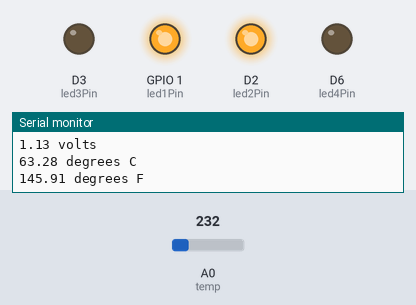
This sketch was run on a simulated ESP8266 (NodeMCU). Shown: output pins drawn as LEDs (lit = HIGH), the last lines printed to the serial monitor. The test bench sets the inputs (shaded band); at power-on: A0 (temp) = 232.

Above: at 3.1 s.
3.2 s: A0 (temp) set to 212
5.9 s: A0 (temp) set to 193
At 7.2 s:
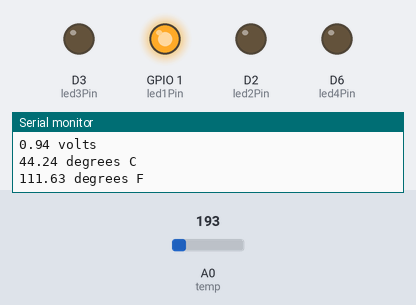
8.6 s: A0 (temp) set to 266
At 10.3 s:
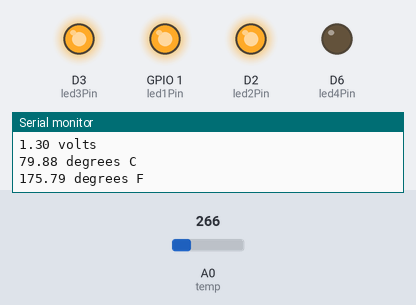
11.4 s: A0 (temp) set to 299
14.1 s: A0 (temp) set to 315
At 16.2 s:
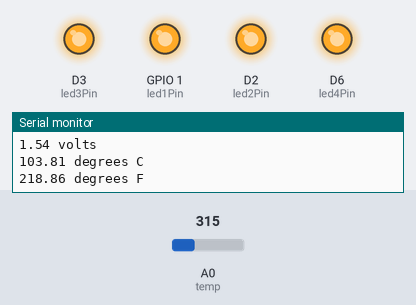
17.4 s: A0 (temp) set to 290
At 19.0 s:
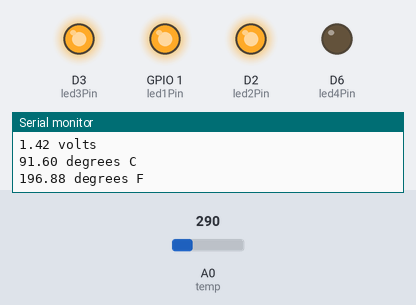
Timing chart, 0 to 20.5 s (numbered marks = the images above; inputs shaded):
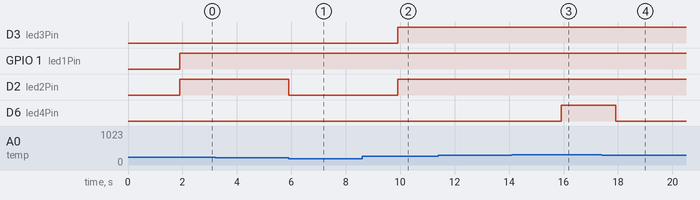

The sketch:

Temperature_Monitoring_System.ino
```cpp
#define BLYNK_TEMPLATE_ID "TMPL3mrrXgr98"
#define BLYNK_TEMPLATE_NAME "Temperature Monitor"
#define BLYNK_FIRMWARE_VERSION "0.1.0"
#define BLYNK_PRINT Serial
#define APP_DEBUG
#define temp A0
#define led1Pin D10
#define led2Pin D2
#define led3Pin D3
#define led4Pin D6
#include "BlynkEdgent.h"


void setup() {
  pinMode(temp, INPUT);
  pinMode(led1Pin, OUTPUT);
  pinMode(led2Pin, OUTPUT);
  pinMode(led3Pin, OUTPUT);
  pinMode(led4Pin, OUTPUT);
  Serial.begin(115200);
  delay(100);

  BlynkEdgent.begin();
}

void loop() {
  BlynkEdgent.run();
  int Temperature = analogRead(temp);
  float voltage = (float)Temperature * 5.0;
  voltage /= 1024.0;
  Serial.print(voltage); Serial.println(" volts");

  float temperatureC = (voltage - 0.5) * 100;
  Serial.print(temperatureC); Serial.println(" degrees C");

  Blynk.virtualWrite(V0, temperatureC);

  float temperatureF = (temperatureC * 9.0 / 5.0) + 32.0;
  Serial.print(temperatureF); Serial.println(" degrees F");

  Blynk.virtualWrite(V1, temperatureF);

  // LED control logic...
  if (temperatureC < 25) {
    digitalWrite(led1Pin, LOW);
    digitalWrite(led2Pin, LOW);
    digitalWrite(led3Pin, LOW);
    digitalWrite(led4Pin, LOW);
  } else if (temperatureC >= 25 && temperatureC < 50) {
    digitalWrite(led1Pin, HIGH);
    digitalWrite(led2Pin, LOW);
    digitalWrite(led3Pin, LOW);
    digitalWrite(led4Pin, LOW);
  } else if (temperatureC >= 50 && temperatureC < 75) {
    digitalWrite(led1Pin, HIGH);
    digitalWrite(led2Pin, HIGH);
    digitalWrite(led3Pin, LOW);
    digitalWrite(led4Pin, LOW);
  } else if (temperatureC >= 75 && temperatureC < 100) {
    digitalWrite(led1Pin, HIGH);
    digitalWrite(led2Pin, HIGH);
    digitalWrite(led3Pin, HIGH);
    digitalWrite(led4Pin, LOW);
  } else if (temperatureC >= 100) {
    digitalWrite(led1Pin, HIGH);
    digitalWrite(led2Pin, HIGH);
    digitalWrite(led3Pin, HIGH);
    digitalWrite(led4Pin, HIGH);
  } else {
    digitalWrite(led1Pin, LOW);
    digitalWrite(led2Pin, LOW);
    digitalWrite(led3Pin, LOW);
    digitalWrite(led4Pin, LOW);
  }

  delay(2000);
}
```

Measured:
- the behaviour switches between 205 and 204 on A0 (temp) (found by bisection; images 0 and 1)
- the behaviour switches between 307 and 308 on A0 (temp) (found by bisection; images 2 and 3)
- after the input at 5.9 s, D2 (led2Pin): HIGH → LOW at once
- after the input at 8.6 s, D3 (led3Pin), D2 (led2Pin): LOW → HIGH after 1.3 s
- after the input at 14.1 s, D6 (led4Pin): LOW → HIGH after 1.8 s
- after the input at 17.4 s, D6 (led4Pin): HIGH → LOW after 0.51 s
